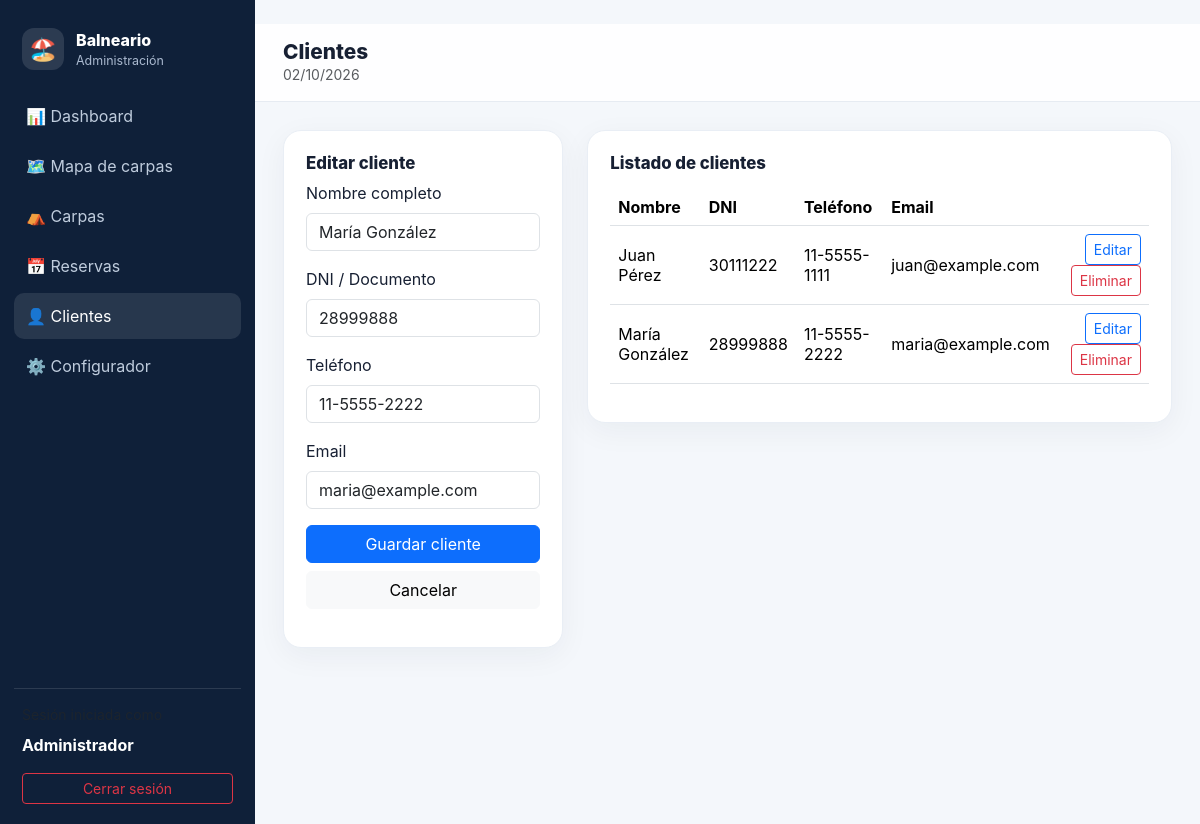
Page /clientes.php?editar=2 (signed in) on the committed database.
### tables this page shows
CREATE TABLE clientes (
    id INT AUTO_INCREMENT PRIMARY KEY,
    nombre VARCHAR(120) NOT NULL,
    dni VARCHAR(30) NOT NULL UNIQUE,
    telefono VARCHAR(40) DEFAULT '',
    email VARCHAR(120) DEFAULT '',
    creado_en TIMESTAMP DEFAULT CURRENT_TIMESTAMP
);

### clientes.php (the view, shortened to what this page needs)
<?php
require_once "conexion.php";
$editar = null;
if (isset($_GET["editar"])) {
    $id = (int)$_GET["editar"];
    $stmt = $conexion->prepare("SELECT * FROM clientes WHERE id=?");
    $stmt->bind_param("i", $id);
    $stmt->execute();
    $editar = $stmt->get_result()->fetch_assoc();
}
$lista = $conexion->query("SELECT * FROM clientes ORDER BY nombre");
require_once "header.php";
?>
<div class="row g-4">
    <div class="col-lg-4">
        <div class="card-soft">
            <h2 class="section-title"><?= $editar ? "Editar cliente" : "Nuevo cliente" ?></h2>
            <form method="post">
                <div class="mb-3"><label class="form-label">Nombre completo</label><input class="form-control" name="nombre" required value="<?= htmlspecialchars($editar["nombre"] ?? "") ?>"></div>
                <div class="mb-3"><label class="form-label">DNI / Documento</label><input class="form-control" name="dni" required value="<?= htmlspecialchars($editar["dni"] ?? "") ?>"></div>
                <div class="mb-3"><label class="form-label">Teléfono</label><input class="form-control" name="telefono" value="<?= htmlspecialchars($editar["telefono"] ?? "") ?>"></div>
                <div class="mb-3"><label class="form-label">Email</label><input type="email" class="form-control" name="email" value="<?= htmlspecialchars($editar["email"] ?? "") ?>"></div>
                <button class="btn btn-primary w-100">Guardar cliente</button>
                <?php if ($editar): ?><a class="btn btn-light w-100 mt-2" href="clientes.php">Cancelar</a><?php endif; ?>
            </form>
        </div>
    </div>
    <div class="col-lg-8">
        <div class="card-soft">
            <h2 class="section-title">Listado de clientes</h2>
            <div class="table-responsive mt-3">
                <table class="table align-middle">
                    <thead><tr><th>Nombre</th><th>DNI</th><th>Teléfono</th><th>Email</th><th></th></tr></thead>
                    <tbody>
                    <?php while ($fila = $lista->fetch_assoc()): ?>
                        <tr>
                            <td><?= htmlspecialchars($fila["nombre"]) ?></td>
                            <td><?= htmlspecialchars($fila["dni"]) ?></td>
                            <td><?= htmlspecialchars($fila["telefono"]) ?></td>
                            <td><?= htmlspecialchars($fila["email"]) ?></td>
                            <td class="text-end">
                                <a class="btn btn-sm btn-outline-primary" href="clientes.php?editar=<?= $fila["id"] ?>">Editar</a>
                                <form method="post" class="d-inline" onsubmit="return confirm('¿Eliminar cliente?')">
                                    <button class="btn btn-sm btn-outline-danger">Eliminar</button>
                                </form>
                            </td>
                        </tr>
                    <?php endwhile; ?>
                    </tbody>
                </table>
            </div>
        </div>
    </div>
</div>
<?php require_once "footer.php"; ?>

### estilos.css (style rules this page uses)
:root { --primary: #0d6efd; --bg: #f4f7fb; --card: #ffffff; --text: #172033; --muted: #6c7891; }
body { background: var(--bg); color: var(--text); font-family: Inter, system-ui, -apple-system, Segoe UI, Roboto, Arial, sans-serif; }
.card-soft { background: var(--card); border-radius: 18px; padding: 22px; border: 1px solid #e9eef5; box-shadow: 0 8px 30px rgba(22, 34, 51, .05); }
.section-title { font-size: 1.05rem; font-weight: 800; }

### rows in the picture
clientes: nombre "María González", dni "28999888", telefono "11-5555-2222", email "maria@example.com"
clientes: nombre "Juan Pérez", dni "30111222", telefono "11-5555-1111", email "juan@example.com"

### other values in the picture
$_SESSION["admin_nombre"] "Administrador"
$titulo "Clientes"
